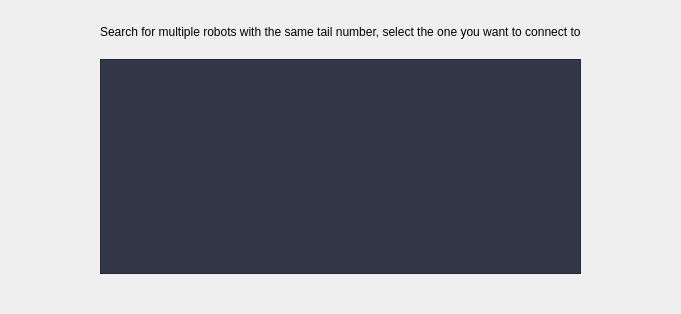
<?xml version="1.0" encoding="UTF-8"?>
<ui version="4.0">
 <class>RobotListWidget</class>
 <widget class="QWidget" name="RobotListWidget">
  <property name="geometry">
   <rect>
    <x>0</x>
    <y>0</y>
    <width>680</width>
    <height>314</height>
   </rect>
  </property>
  <property name="windowTitle">
   <string>Form</string>
  </property>
  <layout class="QGridLayout" name="gridLayout">
   <property name="leftMargin">
    <number>0</number>
   </property>
   <property name="topMargin">
    <number>0</number>
   </property>
   <property name="rightMargin">
    <number>0</number>
   </property>
   <property name="bottomMargin">
    <number>0</number>
   </property>
   <property name="horizontalSpacing">
    <number>0</number>
   </property>
   <item row="0" column="1">
    <spacer name="verticalSpacer_2">
     <property name="orientation">
      <enum>Qt::Vertical</enum>
     </property>
     <property name="sizeType">
      <enum>QSizePolicy::Minimum</enum>
     </property>
     <property name="sizeHint" stdset="0">
      <size>
       <width>20</width>
       <height>25</height>
      </size>
     </property>
    </spacer>
   </item>
   <item row="1" column="0">
    <spacer name="horizontalSpacer">
     <property name="orientation">
      <enum>Qt::Horizontal</enum>
     </property>
     <property name="sizeType">
      <enum>QSizePolicy::Minimum</enum>
     </property>
     <property name="sizeHint" stdset="0">
      <size>
       <width>100</width>
       <height>20</height>
      </size>
     </property>
    </spacer>
   </item>
   <item row="1" column="1">
    <layout class="QVBoxLayout" name="verticalLayout">
     <item>
      <widget class="QLabel" name="label">
       <property name="text">
        <string>Search for multiple robots with the same tail number, select the one you want to connect to</string>
       </property>
      </widget>
     </item>
     <item>
      <spacer name="verticalSpacer">
       <property name="orientation">
        <enum>Qt::Vertical</enum>
       </property>
       <property name="sizeType">
        <enum>QSizePolicy::Minimum</enum>
       </property>
       <property name="sizeHint" stdset="0">
        <size>
         <width>20</width>
         <height>20</height>
        </size>
       </property>
      </spacer>
     </item>
     <item>
      <widget class="QListWidget" name="robotListWidget">
       <property name="styleSheet">
        <string notr="true">background-color: rgb(49, 55, 71);</string>
       </property>
      </widget>
     </item>
    </layout>
   </item>
   <item row="1" column="2">
    <spacer name="horizontalSpacer_2">
     <property name="orientation">
      <enum>Qt::Horizontal</enum>
     </property>
     <property name="sizeType">
      <enum>QSizePolicy::Minimum</enum>
     </property>
     <property name="sizeHint" stdset="0">
      <size>
       <width>100</width>
       <height>20</height>
      </size>
     </property>
    </spacer>
   </item>
   <item row="2" column="1">
    <spacer name="verticalSpacer_3">
     <property name="orientation">
      <enum>Qt::Vertical</enum>
     </property>
     <property name="sizeType">
      <enum>QSizePolicy::Minimum</enum>
     </property>
     <property name="sizeHint" stdset="0">
      <size>
       <width>20</width>
       <height>40</height>
      </size>
     </property>
    </spacer>
   </item>
  </layout>
 </widget>
 <resources/>
 <connections/>
</ui>
